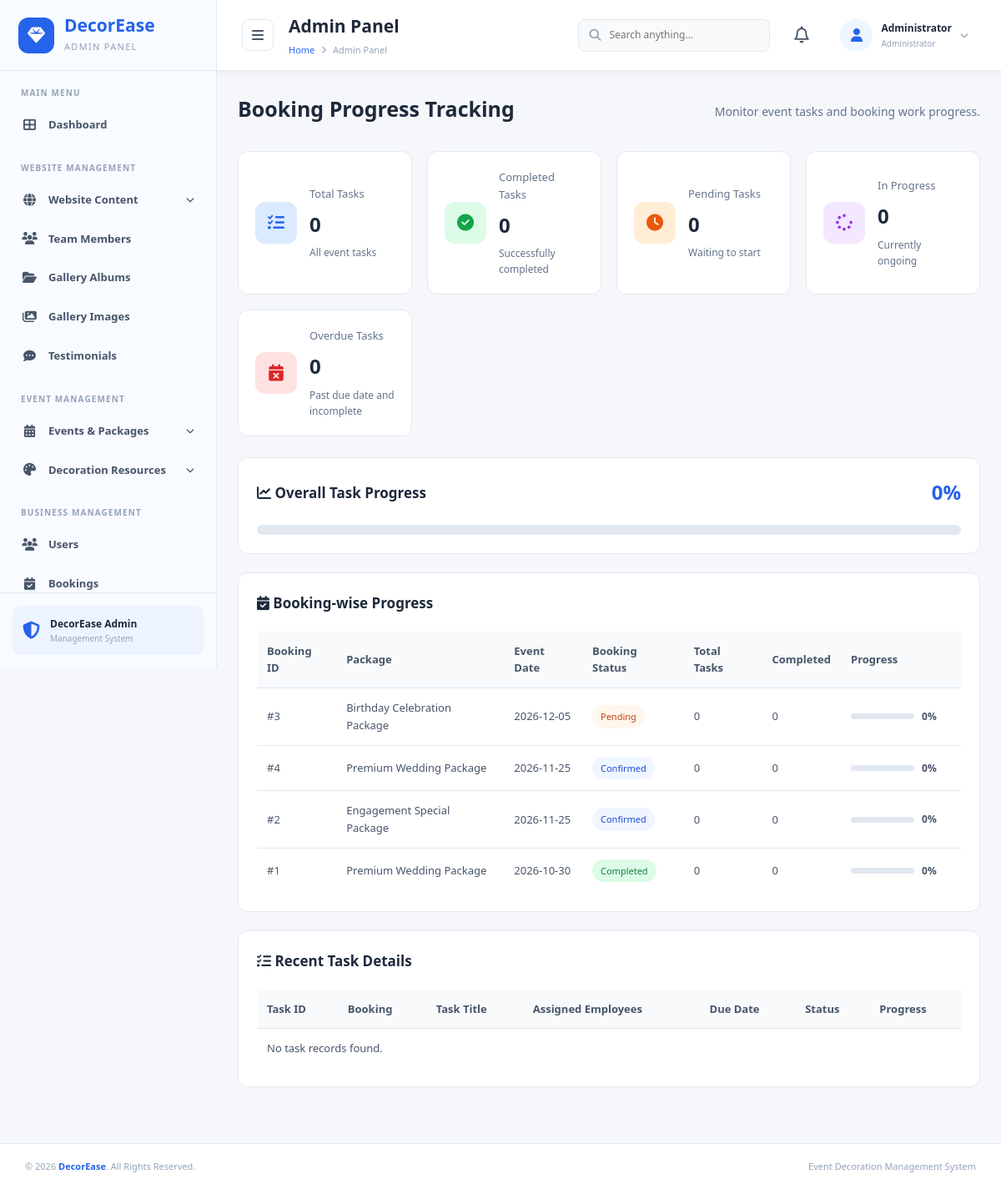
Screenshot of /admin/booking-progress.php with the database file from the repository.
### tables this page shows
CREATE TABLE `bookings` (
  `booking_id` int(10) UNSIGNED NOT NULL,
  `customer_id` int(10) UNSIGNED NOT NULL,
  `package_id` int(10) UNSIGNED DEFAULT NULL,
  `venue_id` int(10) UNSIGNED DEFAULT NULL,
  `package_name_snapshot` varchar(200) NOT NULL,
  `package_price_snapshot` decimal(12,2) NOT NULL DEFAULT 0.00,
  `package_description_snapshot` text DEFAULT NULL,
  `event_date` date NOT NULL,
  `start_time` time NOT NULL,
  `end_time` time NOT NULL,
  `guest_count` int(10) UNSIGNED NOT NULL,
  `status` enum('pending','quoted','confirmed','in_progress','completed','cancelled') NOT NULL DEFAULT 'pending',
  `quoted_total` decimal(12,2) DEFAULT NULL,
  `event_location` text DEFAULT NULL,
  `special_request` text DEFAULT NULL,
  `created_at` timestamp NOT NULL DEFAULT current_timestamp(),
  `updated_at` timestamp NOT NULL DEFAULT current_timestamp() ON UPDATE current_timestamp()
);

### admin/booking-progress.php (the view, shortened to what this page needs)
<?php
include_once '../db.php';
function progressEscape($value)
{
    return htmlspecialchars((string)$value, ENT_QUOTES, 'UTF-8');
}
function progressCount($conn, $sql)
{
    $result = $conn->query($sql);
    if ($result && $row = $result->fetch_assoc()) {
        return (int)$row['total'];
    }
    return 0;
}
$totalTasks = progressCount(
    $conn,
    "SELECT COUNT(*) AS total FROM event_tasks"
);
$completedTasks = progressCount(
    $conn,
    "SELECT COUNT(*) AS total FROM event_tasks WHERE status = 'completed'"
);
$pendingTasks = progressCount(
    $conn,
    "SELECT COUNT(*) AS total FROM event_tasks WHERE status = 'pending'"
);
$inProgressTasks = progressCount(
    $conn,
    "SELECT COUNT(*) AS total FROM event_tasks WHERE status = 'in_progress'"
);
$overdueTasks = progressCount(
    $conn,
    "SELECT COUNT(*) AS total
     FROM event_tasks
     WHERE due_date < CURDATE()
     AND status != 'completed'"
);
$overallProgress = 0;
$bookingProgress = $conn->query("
    SELECT
        b.booking_id,
        b.package_name_snapshot,
        b.event_date,
        b.status AS booking_status,
        COUNT(t.task_id) AS total_tasks,
        SUM(
            CASE WHEN t.status = 'completed'
            THEN 1 ELSE 0 END
        ) AS completed_tasks,
        SUM(
            CASE WHEN t.status = 'pending'
            THEN 1 ELSE 0 END
        ) AS pending_tasks,
        SUM(
            CASE WHEN t.status = 'in_progress'
            THEN 1 ELSE 0 END
        ) AS in_progress_tasks,
        COALESCE(AVG(t.progress_percent), 0) AS progress
    FROM bookings b
    LEFT JOIN event_tasks t
        ON b.booking_id = t.booking_id
    GROUP BY
        b.booking_id,
        b.package_name_snapshot,
        b.event_date,
        b.status
    ORDER BY b.event_date DESC
");
$taskDetails = $conn->query("
    SELECT
        t.task_id,
        t.booking_id,
        t.task_title,
        t.progress_percent,
        t.status,
        t.start_date,
        t.due_date,
        b.package_name_snapshot,
        COUNT(DISTINCT ta.assignment_id) AS assigned_employees
    FROM event_tasks t
    LEFT JOIN bookings b
        ON t.booking_id = b.booking_id
    LEFT JOIN task_assignments ta
        ON t.task_id = ta.task_id
    GROUP BY
        t.task_id,
        t.booking_id,
        t.task_title,
        t.progress_percent,
        t.status,
        t.start_date,
        t.due_date,
        b.package_name_snapshot
    ORDER BY t.created_at DESC
    LIMIT 15
");
?>
<!DOCTYPE html>
<html lang="en">
<head>
    <link rel="stylesheet" href="includes/css/admin.css">
    <link rel="stylesheet"
          href="https://cdnjs.cloudflare.com/ajax/libs/font-awesome/6.5.0/css/all.min.css">
</head>
<body>
<div class="admin-container">
    <?php include 'includes/sidebar.php'; ?>
    <main class="main-content">
        <?php include 'includes/header.php'; ?>
        <section class="progress-page">
            <div class="page-heading">
                <h2>Booking Progress Tracking</h2>
                <p>Monitor event tasks and booking work progress.</p>
            </div>
            <div class="progress-cards">
                <div class="progress-card">
                    <div class="progress-icon blue">
                        <i class="fas fa-list-check"></i>
                    </div>
                    <div>
                        <h3>Total Tasks</h3>
                        <h2><?php echo number_format($totalTasks); ?></h2>
                        <small>All event tasks</small>
                    </div>
                </div>
                <div class="progress-card">
                    <div class="progress-icon green">
                        <i class="fas fa-check-circle"></i>
                    </div>
                    <div>
                        <h3>Completed Tasks</h3>
                        <h2><?php echo number_format($completedTasks); ?></h2>
                        <small>Successfully completed</small>
                    </div>
                </div>
                <div class="progress-card">
                    <div class="progress-icon orange">
                        <i class="fas fa-clock"></i>
                    </div>
                    <div>
                        <h3>Pending Tasks</h3>
                        <h2><?php echo number_format($pendingTasks); ?></h2>
                        <small>Waiting to start</small>
                    </div>
                </div>
                <div class="progress-card">
                    <div class="progress-icon purple">
                        <i class="fas fa-spinner"></i>
                    </div>
                    <div>
                        <h3>In Progress</h3>
                        <h2><?php echo number_format($inProgressTasks); ?></h2>
                        <small>Currently ongoing</small>
                    </div>
                </div>
                <div class="progress-card">
                    <div class="progress-icon red">
                        <i class="fas fa-calendar-xmark"></i>
                    </div>
                    <div>
                        <h3>Overdue Tasks</h3>
                        <h2><?php echo number_format($overdueTasks); ?></h2>
                        <small>Past due date and incomplete</small>
                    </div>
                </div>
            </div>
            <div class="overall-panel">
                <div class="panel-heading">
                    <h3>
                        <i class="fas fa-chart-line"></i>
                        Overall Task Progress
                    </h3>
                    <span class="overall-value">
                        <?php echo $overallProgress; ?>%
                    </span>
                </div>
                <div class="progress-track">
                </div>
            </div>
            <div class="progress-panel">
                <div class="panel-heading">
                    <h3>
                        <i class="fas fa-calendar-check"></i>
                        Booking-wise Progress
                    </h3>
                </div>
                <div class="progress-table-wrapper">
                    <table class="progress-table">
                        <thead>
                            <tr>
                                <th>Booking ID</th>
                                <th>Package</th>
                                <th>Event Date</th>
                                <th>Booking Status</th>
                                <th>Total Tasks</th>
                                <th>Completed</th>
                                <th>Progress</th>
                            </tr>
                        </thead>
                        <tbody>
                        <?php if ($bookingProgress && $bookingProgress->num_rows > 0): ?>
                            <?php while ($row = $bookingProgress->fetch_assoc()): ?>
                                <?php
                                    $percentage = (int)round((float)$row['progress']);
                                    $percentage = max(0, min(100, $percentage));
                                    $statusClass = 'status-' . $row['booking_status'];
                                ?>
                                <tr>
                                    <td>
                                        #<?php echo (int)$row['booking_id']; ?>
                                    </td>
                                    <td>
                                        <?php echo progressEscape($row['package_name_snapshot']); ?>
                                    </td>
                                    <td>
                                        <?php echo progressEscape($row['event_date']); ?>
                                    </td>
                                    <td>
                                        <span class="status-badge <?php echo progressEscape($statusClass); ?>">
                                            <?php echo progressEscape($row['booking_status']); ?>
                                        </span>
                                    </td>
                                    <td>
                                        <?php echo (int)$row['total_tasks']; ?>
                                    </td>
                                    <td>
                                        <?php echo (int)$row['completed_tasks']; ?>
                                    </td>
                                    <td>
                                        <div class="mini-progress">
                                            <div class="progress-track">
                                            </div>
                                            <span><?php echo $percentage; ?>%</span>
                                        </div>
                                    </td>
                                </tr>
                            <?php endwhile; ?>
                        <?php endif; ?>
                        </tbody>
                    </table>
                </div>
            </div>
            <div class="progress-panel">
                <div class="panel-heading">
                    <h3>
                        <i class="fas fa-tasks"></i>
                        Recent Task Details
                    </h3>
                </div>
                <div class="progress-table-wrapper">
                    <table class="progress-table">
                        <thead>
                            <tr>
                                <th>Task ID</th>
                                <th>Booking</th>
                                <th>Task Title</th>
                                <th>Assigned Employees</th>
                                <th>Due Date</th>
                                <th>Status</th>
                                <th>Progress</th>
                            </tr>
                        </thead>
                        <tbody>
                        <?php if ($taskDetails && $taskDetails->num_rows > 0): ?>
                            <?php while ($row = $taskDetails->fetch_assoc()): ?>
                                <?php
                                    $taskPercentage = max(
                                        0,
                                        min(100, (int)$row['progress_percent'])
                                    );
                                ?>
                                <tr>
                                    <td>
                                        #<?php echo (int)$row['task_id']; ?>
                                    </td>
                                    <td>
                                        #<?php echo (int)$row['booking_id']; ?>
                                    </td>
                                    <td>
                                        <?php echo progressEscape($row['task_title']); ?>
                                    </td>
                                    <td>
                                        <?php echo (int)$row['assigned_employees']; ?>
                                    </td>
                                    <td>
                                        <?php echo $row['due_date']
                                            ? progressEscape($row['due_date'])
                                            : 'Not set'; ?>
                                    </td>
                                    <td>
                                        <span class="status-badge status-<?php echo progressEscape($row['status']); ?>">
                                            <?php echo progressEscape($row['status']); ?>
                                        </span>
                                    </td>
                                    <td>
                                        <div class="mini-progress">
                                            <div class="progress-track">
                                                <div class="progress-fill"
                                                     style="width: <?php echo $taskPercentage; ?>%">
                                                </div>
                                            </div>
                                            <span><?php echo $taskPercentage; ?>%</span>
                                        </div>
                                    </td>
                                </tr>
                            <?php endwhile; ?>
                        <?php else: ?>
                            <tr>
                                <td colspan="7" class="empty-message">
                                    No task records found.
                                </td>
                            </tr>
                        <?php endif; ?>
                        </tbody>
                    </table>
                </div>
            </div>
        </section>
    </main>
</div>
<?php include 'includes/footer.php'; ?>
</body>
</html>

### admin/booking-progress.php (style rules this page uses)
.progress-page { padding: 25px; }
.page-heading { margin-bottom: 25px; }
.page-heading h2 { font-size: 25px; color: #1e293b; margin-bottom: 7px; }
.page-heading p { color: #64748b; font-size: 14px; }
.progress-cards { display: grid; grid-template-columns: repeat(4, minmax(0, 1fr)); gap: 18px; margin-bottom: 25px; }
.progress-card { background: #fff; border: 1px solid #e2e8f0; border-radius: 12px; padding: 20px; display: flex; align-items: center; gap: 15px; min-width: 0; }
.progress-icon { width: 50px; height: 50px; border-radius: 12px; display: flex; align-items: center; justify-content: center; font-size: 20px; flex-shrink: 0; }
.blue { background: #dbeafe; color: #2563eb; }
.green { background: #dcfce7; color: #16a34a; }
.orange { background: #ffedd5; color: #ea580c; }
.purple { background: #f3e8ff; color: #9333ea; }
.red { background: #fee2e2; color: #dc2626; }
.progress-card h3 { font-size: 13px; color: #64748b; font-weight: 500; margin-bottom: 7px; }
.progress-card h2 { font-size: 24px; color: #1e293b; }
.progress-card small { display: block; color: #64748b; font-size: 12px; margin-top: 5px; }
.overall-panel, .progress-panel { background: #fff; border: 1px solid #e2e8f0; border-radius: 12px; padding: 22px; margin-bottom: 22px; }
.panel-heading { display: flex; align-items: center; justify-content: space-between; gap: 12px; margin-bottom: 20px; flex-wrap: wrap; }
.panel-heading h3 { color: #1e293b; font-size: 17px; }
.overall-value { color: #2563eb; font-size: 24px; font-weight: 700; }
.progress-track { width: 100%; height: 12px; background: #e2e8f0; border-radius: 20px; overflow: hidden; }
.progress-table-wrapper { overflow-x: auto; }
.progress-table { width: 100%; border-collapse: collapse; min-width: 750px; }
.progress-table th, .progress-table td { padding: 13px 12px; border-bottom: 1px solid #e2e8f0; text-align: left; font-size: 13px; }
.progress-table th { background: #f8fafc; color: #475569; font-weight: 600; }
.progress-table td { color: #475569; }
.progress-table tr:last-child td { border-bottom: none; }
.status-badge { display: inline-block; padding: 5px 10px; border-radius: 20px; font-size: 11px; text-transform: capitalize; background: #eff6ff; color: #2563eb; white-space: nowrap; }
.status-completed { background: #dcfce7; color: #15803d; }
.status-pending { background: #ffedd5; color: #c2410c; }
.status-confirmed { background: #dcfce7; color: #15803d; }
.mini-progress { display: flex; align-items: center; gap: 9px; min-width: 120px; }
.mini-progress .progress-track { height: 7px; flex: 1; }
.mini-progress span { font-size: 12px; font-weight: 600; color: #475569; min-width: 35px; }
.empty-message { text-align: center; padding: 25px; color: #94a3b8; }

### rows the page displays
bookings: booking_id "3", package_name_snapshot "Birthday Celebration Package", event_date "2026-12-05", status "Pending", total_tasks "0", completed_tasks "0", percentage "0"
bookings: booking_id "4", package_name_snapshot "Premium Wedding Package", event_date "2026-11-25", status "Confirmed", total_tasks "0", completed_tasks "0", percentage "0"
bookings: booking_id "2", package_name_snapshot "Engagement Special Package", event_date "2026-11-25", status "Confirmed", total_tasks "0", completed_tasks "0", percentage "0"
bookings: booking_id "1", package_name_snapshot "Premium Wedding Package", event_date "2026-10-30", status "Completed", total_tasks "0", completed_tasks "0", percentage "0"

### other values shown
$pageTitle "Admin Panel"
$adminName "Administrator"
$totalTasks "0"
$completedTasks "0"
$pendingTasks "0"
$inProgressTasks "0"
$overdueTasks "0"
$overallProgress "0"
